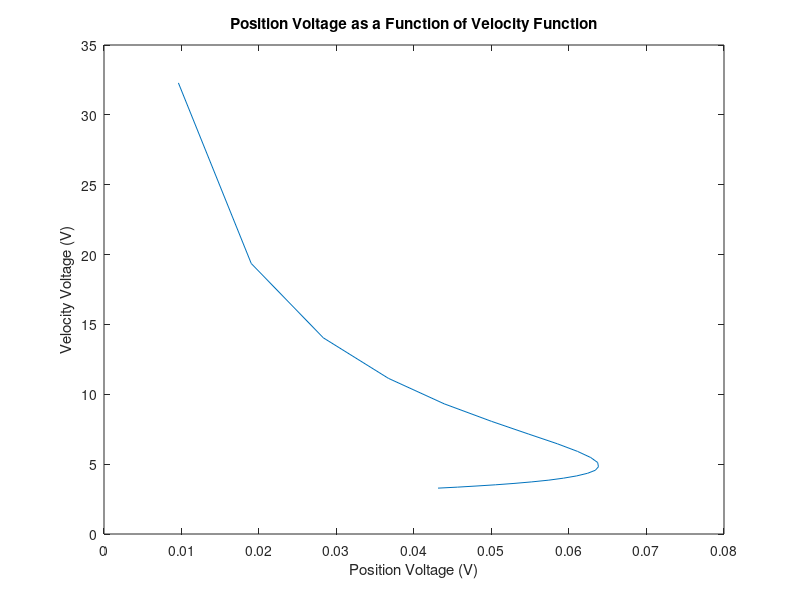

Recreate this plot in MATLAB.
M = dlmread('E2.txt')

x = M(:,1)
y = M(:,2)

plot(x,y)
title('Position Voltage as a Function of Velocity Function')
xlabel('Position Voltage (V)')
ylabel('Velocity Voltage (V)')